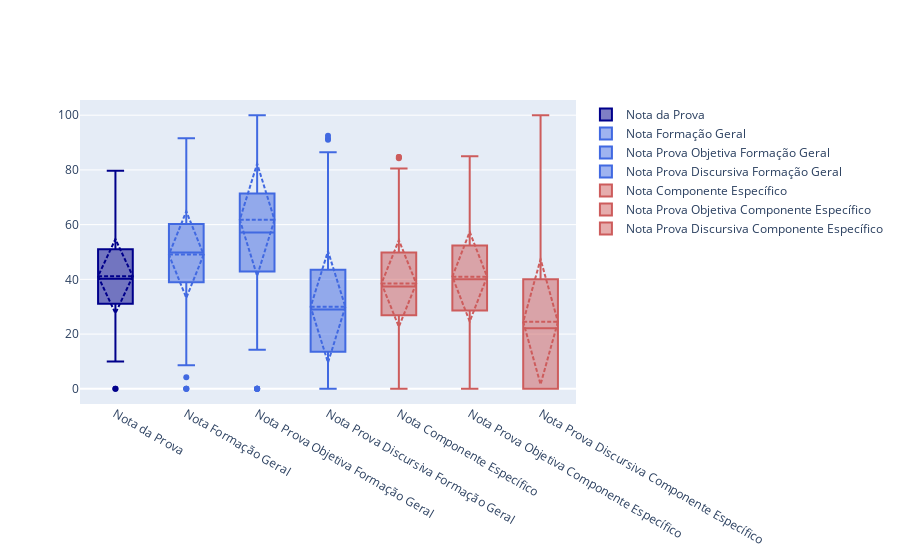

This figure's notebook cell:
### Code cell
import plotly.graph_objects as go

fig = go.Figure()
fig.add_trace(go.Box(
    y=engenharias_ufpa_csv['NOTA PROVA'],
    name='Nota da Prova',
    marker_color= 'darkblue',
    boxmean='sd' # represent mean and standard deviation
))

fig.add_trace(go.Box(
    y=engenharias_ufpa_csv['NOTA FORMACAO GERAL'],
    name='Nota Formação Geral',
    marker_color= 'royalblue',
    boxmean='sd' # represent mean and standard deviation
))

fig.add_trace(go.Box(
    y=engenharias_ufpa_csv['NOTA PROVA OBJETIVA FORMACAO GERAL'],
    name='Nota Prova Objetiva Formação Geral',
    marker_color= 'royalblue',
    boxmean='sd' # represent mean and standard deviation
))

fig.add_trace(go.Box(
    y=engenharias_ufpa_csv['NOTA PROVA DISCURSIVA FORMACAO GERAL'],
    name='Nota Prova Discursiva Formação Geral',
    marker_color= 'royalblue',
    boxmean='sd' # represent mean and standard deviation
))

fig.add_trace(go.Box(
    y=engenharias_ufpa_csv['NOTA COMPONENTE ESPECIFICO'],
    name='Nota Componente Específico',
    marker_color= 'indianred',
    boxmean='sd' # represent mean and standard deviation
))

fig.add_trace(go.Box(
    y=engenharias_ufpa_csv['NOTA PROVA OBJETIVA COMPONENTE ESPECIFICO'],
    name='Nota Prova Objetiva Componente Específico',
    marker_color= 'indianred',
    boxmean='sd' # represent mean and standard deviation
))

fig.add_trace(go.Box(
    y=engenharias_ufpa_csv['NOTA PROVA DISCURSIVA COMPONENTE ESPECIFICO'],
    name='Nota Prova Discursiva Componente Específico',
    marker_color= 'indianred',
    boxmean='sd' # represent mean and standard deviation
))

fig.show()

### Figure 1 — Plotly figure (JSON) as saved in the notebook; plotly's stock layout.template omitted (floating-point values rounded to 4 significant figures; data arrays with more than 128 entries replaced by an {"elided": "..."} marker saying what was removed)
{"data": [{"boxmean": "sd", "marker": {"color": "darkblue"}, "name": "Nota da Prova", "type": "box", "y": {"elided": "824 float values"}}, {"boxmean": "sd", "marker": {"color": "royalblue"}, "name": "Nota Formação Geral", "type": "box", "y": {"elided": "824 float values"}}, {"boxmean": "sd", "marker": {"color": "royalblue"}, "name": "Nota Prova Objetiva Formação Geral", "type": "box", "y": {"elided": "824 float values"}}, {"boxmean": "sd", "marker": {"color": "royalblue"}, "name": "Nota Prova Discursiva Formação Geral", "type": "box", "y": {"elided": "824 float values"}}, {"boxmean": "sd", "marker": {"color": "indianred"}, "name": "Nota Componente Específico", "type": "box", "y": {"elided": "824 float values"}}, {"boxmean": "sd", "marker": {"color": "indianred"}, "name": "Nota Prova Objetiva Componente Específico", "type": "box", "y": {"elided": "824 float values"}}, {"boxmean": "sd", "marker": {"color": "indianred"}, "name": "Nota Prova Discursiva Componente Específico", "type": "box", "y": {"elided": "824 float values"}}], "layout": {}}
